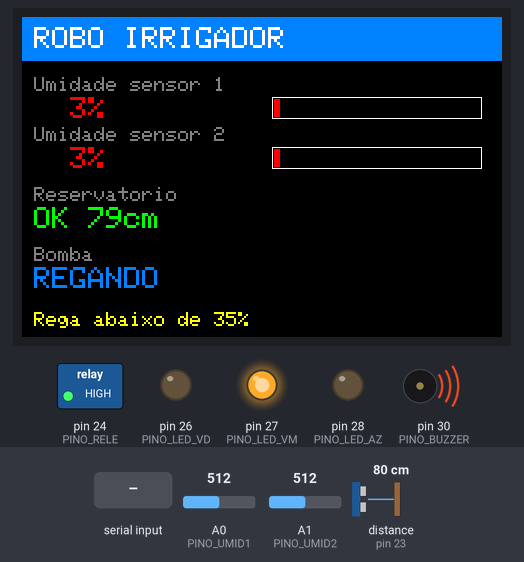
A sketch run on a simulated Arduino Mega 2560, built with avr-gcc and run on an emulated ATmega2560. On the bench: 480×320 colour display, switched loads named in the sketch (green lamp = pin HIGH), output pins drawn as LEDs (lit = HIGH), buzzer (waves = sounding, pin HIGH). Wiring (inferred from the names in the program): ultrasonic range finder: trigger pin 22; echo pin 23. The inputs (shaded band) are chosen by the test bench; at power-on: A0 (PINO_UMID1) = 512, A1 (PINO_UMID2) = 512, distance to the obstacle (sensor on pin 23) 80 cm. The echo pulse lasts 58.3 µs per cm; pins used as bus, display or sensor lines are not drawn; what the sketch prints to the serial monitor is not drawn.

Above: at 1.8 s.
1.9 s: "n" received over Serial
At 4.4 s:
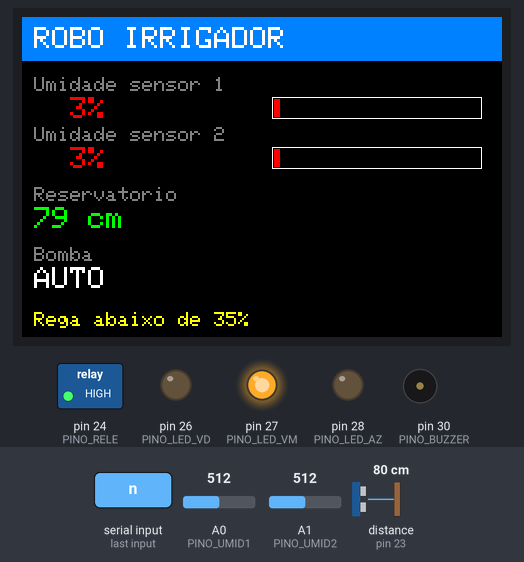
4.7 s: A0 (PINO_UMID1) set to 364
At 5.9 s:
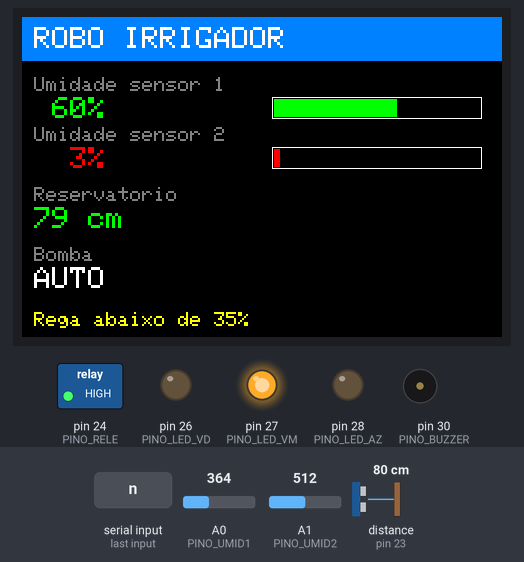
6.7 s: A0 (PINO_UMID1) set to 336
At 8.4 s:
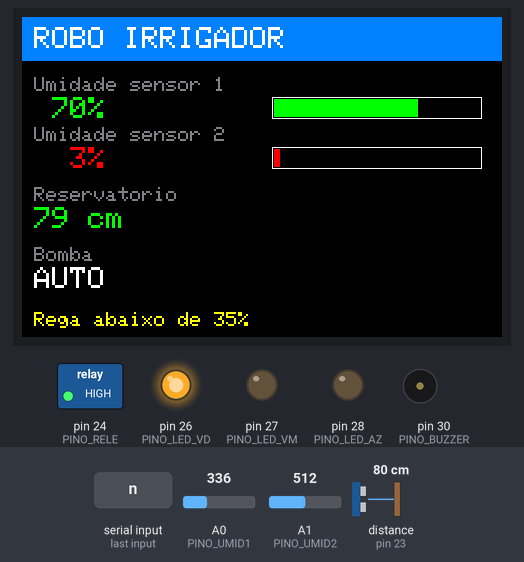
8.7 s: "a" received over Serial
At 10.9 s:
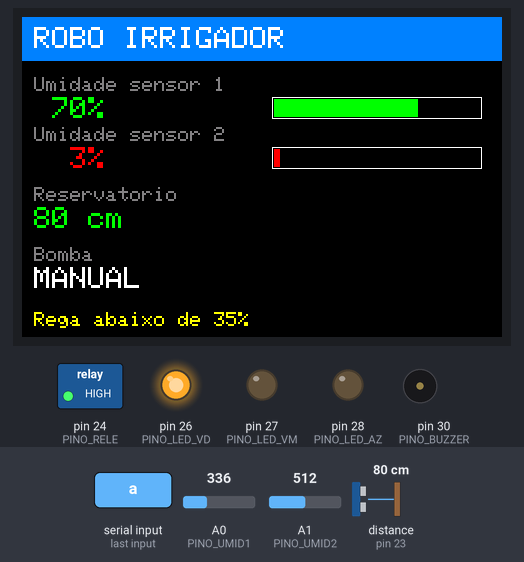
11.7 s: "n" received over Serial
At 14.2 s:
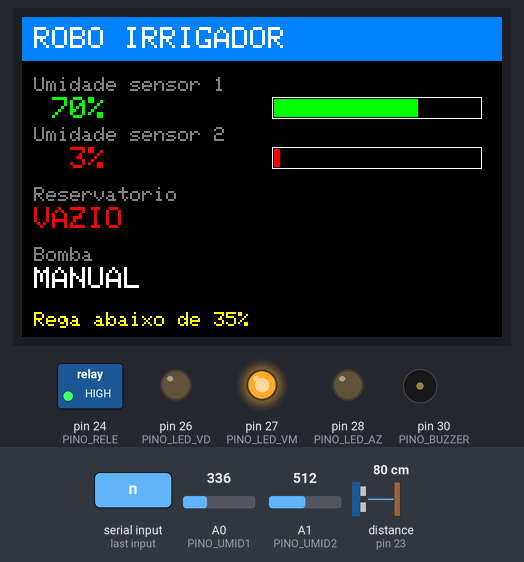
14.7 s: byte 105 ('i') received over Serial
At 16.1 s:
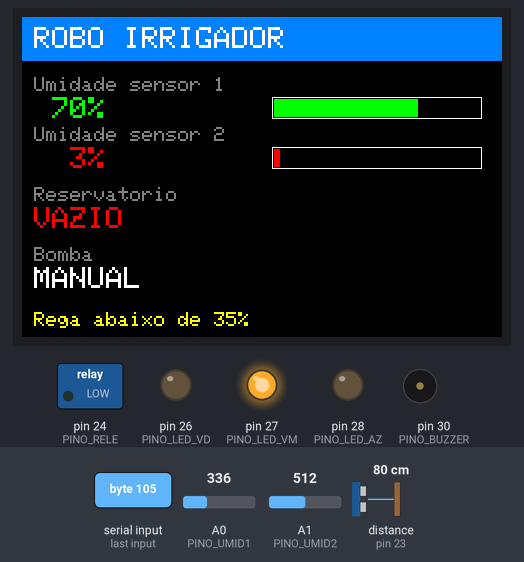
Timing chart, 0 to 33.6 s (numbered marks = the images above; inputs shaded):
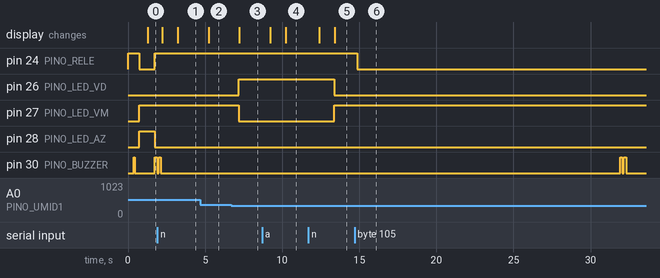

The sketch:

robo_irrigador.ino
```cpp
// Robo irrigador - FAZ Makerspace
// Arduino Mega 2560 + TFT 3.5" ILI9488 (SPI) + 2 sensores capacitivos de umidade
// + HC-SR04 (nivel do reservatorio) + modulo rele 5V + mini bomba 3-6V + LEDs + buzzer.
//
// Biblioteca: "GFX Library for Arduino" (moononournation).
// Monitor Serial a 115200 baud, fim de linha "Nova linha".
//
// IMPORTANTE: tudo que precisa ser descoberto na bancada se ajusta por comando
// e grava na EEPROM com 'g'. Nao precisa regravar o programa para calibrar.
//
// COMANDOS
//   r = leituras agora          p = mostra a configuracao
//   b = testa a bomba 3 s       a = automatico liga/desliga
//   l = testa os LEDs           z = testa o buzzer
//   1 = sensores NO AR    -> grava como SECO
//   2 = sensores NA AGUA  -> grava como MOLHADO
//   n = usar nivel (ultrassom) liga/desliga
//   v = usa a distancia atual como "reservatorio vazio"
//   i = inverte a logica do rele
//   y = buzzer ativo / passivo
//   d = tela liga/desliga       t = redesenha a tela
//   g = GRAVA a configuracao na EEPROM (mantem apos desligar)
//   x = volta aos valores de fabrica (nao grava; use 'g' depois)
//   ? = ajuda

#include <Arduino_GFX_Library.h>
#include <EEPROM.h>

// ---------------- PINOS (fixos, ver o guia de bancada) ----------------
const uint8_t PINO_UMID1   = A0;
const uint8_t PINO_UMID2   = A1;
const uint8_t PINO_TRIG    = 22;
const uint8_t PINO_ECHO    = 23;
const uint8_t PINO_RELE    = 24;
const uint8_t PINO_LED_VD  = 26;    // verde: solo ok
const uint8_t PINO_LED_VM  = 27;    // vermelho: solo seco / reservatorio vazio
const uint8_t PINO_LED_AZ  = 28;    // azul: regando
const uint8_t PINO_BUZZER  = 30;
const int8_t  TFT_CS       = 53;    // SPI do Mega: MOSI 51, SCK 52 (MISO 50 nao usado)
const int8_t  TFT_DC       = 49;
const int8_t  TFT_RST      = 48;

// ---------------- REGRAS DA REGA (fixas) ----------------
const int LIGA_ABAIXO_DE    = 35;            // % de umidade media: abaixo disso rega
const int DESLIGA_ACIMA_DE  = 60;            // % de umidade media: acima disso para
const unsigned long BOMBA_MAX_MS   = 8000;   // tempo maximo por ciclo de rega
const unsigned long ESPERA_MIN_MS  = 15000;  // pausa entre regas (agua infiltrar)

// ---------------- VALORES DE FABRICA (ponto de partida) ----------------
const int  FAB_SECO = 520, FAB_MOLHADO = 260;
const int  FAB_RESERV_VAZIO_CM = 15;
const bool FAB_RELE_ATIVO_BAIXO = true;
const bool FAB_USAR_NIVEL       = true;
const bool FAB_BUZZER_PASSIVO   = false;     // buzzer ativo (so liga o pino)
const bool FAB_BUZZER_ATIVO_BAIXO = false;   // true = modulo que apita com nivel BAIXO
const bool FAB_USAR_TELA        = true;
// Velocidade do SPI da tela. Divisor com resistor alto obriga a baixar:
// a impedancia do divisor + capacitancia dos fios arredonda o sinal.
const int32_t TELA_VEL[] = {1000000L, 2000000L, 4000000L, 8000000L};
const uint8_t TELA_VEL_N = 4;
const uint8_t FAB_TELA_VEL_IDX = 1;          // 2 MHz: seguro com divisor 1k/2k

// ------------------------------------------------------------------
struct Config {
  uint16_t magia;
  int  seco1, molhado1, seco2, molhado2;
  int  reservVazioCm;
  bool releAtivoBaixo;
  bool usarNivel;
  bool buzzerPassivo;
  bool buzzerAtivoBaixo;
  bool usarTela;
  uint8_t telaVelIdx;
};
// MAGIA muda sempre que a struct muda, para nao ler lixo de uma versao antiga
const uint16_t MAGIA = 0xFA87;      // FAZ / OS-0885
const int ENDERECO_CFG = 0;
Config cfg;

void cfgFabrica() {
  cfg.magia = MAGIA;
  cfg.seco1 = FAB_SECO;  cfg.molhado1 = FAB_MOLHADO;
  cfg.seco2 = FAB_SECO;  cfg.molhado2 = FAB_MOLHADO;
  cfg.reservVazioCm  = FAB_RESERV_VAZIO_CM;
  cfg.releAtivoBaixo = FAB_RELE_ATIVO_BAIXO;
  cfg.usarNivel      = FAB_USAR_NIVEL;
  cfg.buzzerPassivo  = FAB_BUZZER_PASSIVO;
  cfg.buzzerAtivoBaixo = FAB_BUZZER_ATIVO_BAIXO;
  cfg.usarTela       = FAB_USAR_TELA;
  cfg.telaVelIdx     = FAB_TELA_VEL_IDX;
}

Arduino_DataBus *bus = new Arduino_HWSPI(TFT_DC, TFT_CS);
Arduino_GFX *tela = new Arduino_ILI9488_18bit(bus, TFT_RST, 1 /* paisagem */, false);
bool telaOk = false;                // true so se begin() deu certo

const uint16_t PRETO = 0x0000, BRANCO = 0xFFFF, VERDE = 0x07E0, VERMELHO = 0xF800;
const uint16_t AZUL = 0x041F, AMARELO = 0xFFE0, CINZA = 0x8410;

int bruto1, bruto2, umid1, umid2, umidMedia;
int distCm = -1;
bool semEco = true;                 // -1 do HC-SR04: nao ligado ou fora de alcance
bool reservVazio = false;
bool bombaLigada = false;
bool modoAuto = true;
unsigned long bombaInicioMs = 0, ultimaRegaMs = 0, ultimaLeituraMs = 0, ultimaTelaMs = 0;
bool bipouVazio = false;
uint8_t vazioContagem = 0;
unsigned long ultimoAlertaMs = 0;

// ---------------- saidas ----------------
void rele(bool ligar) {
  digitalWrite(PINO_RELE, (ligar ^ cfg.releAtivoBaixo) ? HIGH : LOW);
  bombaLigada = ligar;
  digitalWrite(PINO_LED_AZ, ligar ? HIGH : LOW);
}

void releDesligadoCru() {           // sem mexer no estado, para o boot
  digitalWrite(PINO_RELE, cfg.releAtivoBaixo ? HIGH : LOW);
}

// Alguns modulos de buzzer apitam com nivel BAIXO. Mesmo truque do rele.
void buzzerNivel(bool apitar) {
  digitalWrite(PINO_BUZZER, (apitar ^ cfg.buzzerAtivoBaixo) ? HIGH : LOW);
}

void bip(int ms) {
  if (cfg.buzzerPassivo) { tone(PINO_BUZZER, 2500); delay(ms); noTone(PINO_BUZZER); }
  else { buzzerNivel(true); delay(ms); }
  buzzerNivel(false);
}

// ---------------- leitura ----------------
int paraPercentual(int bruto, int seco, int molhado) {
  if (seco == molhado) return 0;                  // evita divisao por zero
  long p = map(bruto, seco, molhado, 0, 100);
  return (int)constrain(p, 0, 100);
}

int lerAnalogicoMedio(uint8_t pino) {
  long soma = 0;
  for (int i = 0; i < 10; i++) { soma += analogRead(pino); delay(2); }
  return (int)(soma / 10);
}

int umPulsoCm() {
  digitalWrite(PINO_TRIG, LOW);  delayMicroseconds(3);
  digitalWrite(PINO_TRIG, HIGH); delayMicroseconds(10);
  digitalWrite(PINO_TRIG, LOW);
  unsigned long us = pulseIn(PINO_ECHO, HIGH, 25000UL);   // ~4 m
  if (us == 0) return -1;
  return (int)(us * 0.0343 / 2.0);
}

// mediana de 3 leituras validas: corta o pulso espurio que trancava a bomba
int lerDistanciaCm() {
  int v[3]; int n = 0;
  for (int i = 0; i < 3; i++) {
    int d = umPulsoCm();
    if (d > 0) v[n++] = d;
    delay(60);                      // HC-SR04 precisa de pausa entre disparos
  }
  if (n == 0) return -1;
  for (int i = 0; i < n - 1; i++)
    for (int j = i + 1; j < n; j++)
      if (v[j] < v[i]) { int t = v[i]; v[i] = v[j]; v[j] = t; }
  return v[n / 2];
}

void lerSensores() {
  bruto1 = lerAnalogicoMedio(PINO_UMID1);
  bruto2 = lerAnalogicoMedio(PINO_UMID2);
  umid1 = paraPercentual(bruto1, cfg.seco1, cfg.molhado1);
  umid2 = paraPercentual(bruto2, cfg.seco2, cfg.molhado2);
  umidMedia = (umid1 + umid2) / 2;
  distCm = cfg.usarNivel ? lerDistanciaCm() : umPulsoCm();
  semEco = (distCm < 0);
  // Com o ECHO solto a leitura oscila. Exige 3 leituras seguidas para mudar de
  // estado, senao o alerta de reservatorio fica piscando e bipando sem parar.
  bool vazioAgora = cfg.usarNivel && (semEco || distCm > cfg.reservVazioCm);
  if (vazioAgora == reservVazio) vazioContagem = 0;
  else if (++vazioContagem >= 3) { reservVazio = vazioAgora; vazioContagem = 0; }
}

// ---------------- controle ----------------
void controlarRega() {
  unsigned long agora = millis();
  if (bombaLigada) {
    bool tempoEsgotado = agora - bombaInicioMs >= BOMBA_MAX_MS;
    if (umidMedia >= DESLIGA_ACIMA_DE || tempoEsgotado || reservVazio || !modoAuto) {
      rele(false);
      ultimaRegaMs = agora;
    }
    return;
  }
  if (!modoAuto || reservVazio) return;
  bool podeRegar = ultimaRegaMs == 0 || agora - ultimaRegaMs >= ESPERA_MIN_MS;
  if (umidMedia < LIGA_ABAIXO_DE && podeRegar) {
    rele(true);
    bombaInicioMs = agora;
  }
}

void atualizarLeds() {
  bool alerta = reservVazio || umidMedia < LIGA_ABAIXO_DE;
  digitalWrite(PINO_LED_VM, alerta ? HIGH : LOW);
  digitalWrite(PINO_LED_VD, alerta ? LOW : HIGH);
  // Alerta de reservatorio vazio: 2 bipes ao entrar no estado, e no maximo uma
  // vez a cada 30 s. Numa feira, buzzer repetindo sem parar e insuportavel.
  unsigned long agora = millis();
  bool podeAlertar = (ultimoAlertaMs == 0) || (agora - ultimoAlertaMs >= 30000UL);
  if (reservVazio && !bipouVazio && podeAlertar) {
    bip(150); delay(100); bip(150);
    bipouVazio = true;
    ultimoAlertaMs = agora;
  }
  if (!reservVazio) bipouVazio = false;
}

// ---------------- serial ----------------
void imprimirSerial() {
  Serial.print(F("U1=")); Serial.print(umid1); Serial.print(F("% (")); Serial.print(bruto1);
  Serial.print(F(")  U2=")); Serial.print(umid2); Serial.print(F("% (")); Serial.print(bruto2);
  Serial.print(F(")  media=")); Serial.print(umidMedia);
  Serial.print(F("%  dist="));
  if (semEco) Serial.print(F("SEM ECO")); else { Serial.print(distCm); Serial.print(F("cm")); }
  Serial.print(F("  reserv="));
  if (!cfg.usarNivel)   Serial.print(F("(nao usa)"));
  else if (reservVazio) Serial.print(semEco ? F("VAZIO? sem eco") : F("VAZIO"));
  else                  Serial.print(F("ok"));
  Serial.print(F("  bomba=")); Serial.print(bombaLigada ? F("LIGADA") : F("desl"));
  Serial.print(F("  auto=")); Serial.println(modoAuto ? F("sim") : F("nao"));
}

void mostrarConfig() {
  Serial.println(F("--- configuracao ---"));
  Serial.print(F("S1 seco/molhado: ")); Serial.print(cfg.seco1); Serial.print('/'); Serial.println(cfg.molhado1);
  Serial.print(F("S2 seco/molhado: ")); Serial.print(cfg.seco2); Serial.print('/'); Serial.println(cfg.molhado2);
  Serial.print(F("usar nivel: ")); Serial.println(cfg.usarNivel ? F("sim") : F("nao"));
  Serial.print(F("reservatorio vazio acima de: ")); Serial.print(cfg.reservVazioCm); Serial.println(F(" cm"));
  Serial.print(F("rele ativo em: ")); Serial.println(cfg.releAtivoBaixo ? F("BAIXO") : F("ALTO"));
  Serial.print(F("buzzer: ")); Serial.print(cfg.buzzerPassivo ? F("passivo (tone)") : F("ativo"));
  Serial.print(F(", apita em ")); Serial.println(cfg.buzzerAtivoBaixo ? F("BAIXO") : F("ALTO"));
  Serial.print(F("SPI da tela: "));
  Serial.print(TELA_VEL[cfg.telaVelIdx < TELA_VEL_N ? cfg.telaVelIdx : FAB_TELA_VEL_IDX] / 1000000L);
  Serial.println(F(" MHz"));
  Serial.print(F("tela: ")); Serial.print(cfg.usarTela ? F("ligada") : F("desligada"));
  // ATENCAO: o ILI9488 nao responde pelo SPI, entao begin() da certo mesmo sem a tela
  // ligada. "begin ok" significa so que o barramento subiu - confirme olhando a tela.
  Serial.println(telaOk ? F(" (begin ok - olhe a tela p/ confirmar)") : F(" (begin falhou)"));
  Serial.print(F("rega: abaixo de ")); Serial.print(LIGA_ABAIXO_DE);
  Serial.print(F("% ate ")); Serial.print(DESLIGA_ACIMA_DE); Serial.println(F("%"));
  Serial.println(F("--------------------"));
}

void ajuda() {
  Serial.println(F("r=leituras p=config b=bomba3s a=auto l=LEDs z=buzzer"));
  Serial.println(F("1=sensores no AR (seco)  2=sensores na AGUA (molhado)"));
  Serial.println(F("n=usar nivel  v=vazio=dist atual  i=inverte rele"));
  Serial.println(F("y=buzzer ativo/passivo  u=buzzer apita em ALTO/BAIXO"));
  Serial.println(F("d=tela on/off  t=redesenha  f=velocidade do SPI da tela"));
  Serial.println(F("g=GRAVA na EEPROM  x=fabrica  ?=ajuda"));
}

// ---------------- tela ----------------
void telaFixa() {
  if (!telaOk) return;
  tela->fillScreen(PRETO);
  tela->fillRect(0, 0, 480, 44, AZUL);
  tela->setTextColor(BRANCO, AZUL);
  tela->setTextSize(3);
  tela->setCursor(12, 10);
  tela->print(F("ROBO IRRIGADOR"));
  tela->setTextSize(2);
  tela->setTextColor(CINZA, PRETO);
  tela->setCursor(12, 60);  tela->print(F("Umidade sensor 1"));
  tela->setCursor(12, 110); tela->print(F("Umidade sensor 2"));
  tela->setCursor(12, 170); tela->print(F("Reservatorio"));
  tela->setCursor(12, 230); tela->print(F("Bomba"));
}

void barra(int y, int pct, uint16_t cor) {
  const int x = 250, w = 210, h = 22;
  tela->drawRect(x, y, w, h, BRANCO);
  int cheio = (w - 4) * pct / 100;
  tela->fillRect(x + 2, y + 2, cheio, h - 4, cor);
  tela->fillRect(x + 2 + cheio, y + 2, (w - 4) - cheio, h - 4, PRETO);
}

void campo(int x, int y, uint16_t cor, const char *txt) {
  char buf[16];
  snprintf(buf, sizeof(buf), "%-12s", txt);         // apaga texto anterior
  tela->setTextSize(3);
  tela->setTextColor(cor, PRETO);
  tela->setCursor(x, y);
  tela->print(buf);
}

void telaDados() {
  if (!telaOk) return;
  char t[16];
  uint16_t c1 = umid1 < LIGA_ABAIXO_DE ? VERMELHO : VERDE;
  uint16_t c2 = umid2 < LIGA_ABAIXO_DE ? VERMELHO : VERDE;
  snprintf(t, sizeof(t), "%3d%%", umid1); campo(12, 80, c1, t);  barra(80, umid1, c1);
  snprintf(t, sizeof(t), "%3d%%", umid2); campo(12, 130, c2, t); barra(130, umid2, c2);
  if (!cfg.usarNivel)   { if (semEco) snprintf(t, sizeof(t), "--"); else snprintf(t, sizeof(t), "%d cm", distCm); }
  else if (reservVazio)   snprintf(t, sizeof(t), "VAZIO");
  else                    snprintf(t, sizeof(t), "OK %dcm", distCm);
  campo(12, 190, reservVazio ? VERMELHO : VERDE, t);
  campo(12, 250, bombaLigada ? AZUL : BRANCO, bombaLigada ? "REGANDO" : (modoAuto ? "AUTO" : "MANUAL"));
  tela->setTextSize(2);
  tela->setTextColor(AMARELO, PRETO);
  tela->setCursor(12, 295);
  tela->print(F("Rega abaixo de ")); tela->print(LIGA_ABAIXO_DE); tela->print(F("%  "));
}

void iniciarTela() {
  telaOk = false;
  if (!cfg.usarTela) { Serial.println(F("tela desligada na config")); return; }
  if (cfg.telaVelIdx >= TELA_VEL_N) cfg.telaVelIdx = FAB_TELA_VEL_IDX;
  int32_t vel = TELA_VEL[cfg.telaVelIdx];
  Serial.print(F("tela: SPI a ")); Serial.print(vel / 1000000L); Serial.println(F(" MHz"));
  if (!tela->begin(vel)) {
    Serial.println(F("ERRO: tela nao iniciou (ver nivel 3,3V / ligacao). Segue sem tela."));
    return;
  }
  telaOk = true;
  telaFixa();
}

// ---------------- comandos ----------------
void comandos() {
  if (!Serial.available()) return;
  char c = Serial.read();
  switch (c) {
    case 'r': lerSensores(); imprimirSerial(); break;
    case 'p': mostrarConfig(); break;

    case 'b':
      Serial.println(F("Teste da bomba: 3 s"));
      rele(true); delay(3000); rele(false); ultimaRegaMs = millis(); break;

    case 'a': modoAuto = !modoAuto; if (!modoAuto) rele(false);
      Serial.print(F("Modo automatico: ")); Serial.println(modoAuto ? F("LIGADO") : F("DESLIGADO")); break;

    case 'l': {
      const uint8_t leds[] = {PINO_LED_VD, PINO_LED_VM, PINO_LED_AZ};
      for (uint8_t p : leds) { digitalWrite(p, HIGH); delay(400); digitalWrite(p, LOW); }
      break;
    }
    case 'z': bip(300); break;

    case '1':
      bruto1 = lerAnalogicoMedio(PINO_UMID1); bruto2 = lerAnalogicoMedio(PINO_UMID2);
      cfg.seco1 = bruto1; cfg.seco2 = bruto2;
      Serial.print(F("SECO gravado: S1=")); Serial.print(cfg.seco1);
      Serial.print(F(" S2=")); Serial.println(cfg.seco2);
      Serial.println(F("(use 'g' para manter apos desligar)")); break;

    case '2':
      bruto1 = lerAnalogicoMedio(PINO_UMID1); bruto2 = lerAnalogicoMedio(PINO_UMID2);
      cfg.molhado1 = bruto1; cfg.molhado2 = bruto2;
      Serial.print(F("MOLHADO gravado: S1=")); Serial.print(cfg.molhado1);
      Serial.print(F(" S2=")); Serial.println(cfg.molhado2);
      if (cfg.seco1 <= cfg.molhado1 || cfg.seco2 <= cfg.molhado2)
        Serial.println(F("AVISO: seco deve ser MAIOR que molhado. Refazer 1 e 2."));
      Serial.println(F("(use 'g' para manter apos desligar)")); break;

    case 'n': cfg.usarNivel = !cfg.usarNivel;
      Serial.print(F("Usar nivel do reservatorio: ")); Serial.println(cfg.usarNivel ? F("SIM") : F("NAO")); break;

    case 'v': {
      int d = lerDistanciaCm();
      if (d < 0) { Serial.println(F("sem eco: nao deu para medir")); break; }
      cfg.reservVazioCm = d;
      Serial.print(F("Reservatorio VAZIO acima de ")); Serial.print(d); Serial.println(F(" cm"));
      Serial.println(F("(use 'g' para manter apos desligar)")); break;
    }

    case 'i': cfg.releAtivoBaixo = !cfg.releAtivoBaixo; rele(false);
      Serial.print(F("Rele ativo em: ")); Serial.println(cfg.releAtivoBaixo ? F("BAIXO") : F("ALTO")); break;

    case 'y': cfg.buzzerPassivo = !cfg.buzzerPassivo; buzzerNivel(false);
      Serial.print(F("Buzzer: ")); Serial.println(cfg.buzzerPassivo ? F("PASSIVO (tone)") : F("ATIVO"));
      bip(200); break;

    case 'u': cfg.buzzerAtivoBaixo = !cfg.buzzerAtivoBaixo; buzzerNivel(false);
      Serial.print(F("Buzzer apita em: ")); Serial.println(cfg.buzzerAtivoBaixo ? F("BAIXO") : F("ALTO"));
      Serial.println(F("(se calou agora, era isso. use 'g' para gravar)"));
      break;

    case 'd': cfg.usarTela = !cfg.usarTela;
      Serial.print(F("Tela: ")); Serial.println(cfg.usarTela ? F("LIGADA") : F("DESLIGADA"));
      if (cfg.usarTela) iniciarTela(); else telaOk = false; break;

    case 't': iniciarTela(); telaDados(); break;

    case 'f': cfg.telaVelIdx = (cfg.telaVelIdx + 1) % TELA_VEL_N;
      Serial.print(F("SPI da tela -> ")); Serial.print(TELA_VEL[cfg.telaVelIdx] / 1000000L);
      Serial.println(F(" MHz"));
      Serial.println(F("(divisor com resistor alto pede 1 ou 2 MHz)"));
      iniciarTela(); telaDados(); break;

    case 'g': EEPROM.put(ENDERECO_CFG, cfg);
      Serial.println(F("Configuracao GRAVADA na EEPROM.")); bip(80); break;

    case 'x': cfgFabrica(); rele(false);
      Serial.println(F("Valores de fabrica carregados (use 'g' para gravar).")); break;

    case '?': ajuda(); break;
  }
}

// ---------------- setup / loop ----------------
void setup() {
  EEPROM.get(ENDERECO_CFG, cfg);
  bool daEeprom = (cfg.magia == MAGIA);
  if (!daEeprom) cfgFabrica();

  // rele desligado ANTES de virar saida, para a bomba nao dar um pulso no boot
  releDesligadoCru();
  pinMode(PINO_RELE, OUTPUT);
  pinMode(PINO_TRIG, OUTPUT);
  pinMode(PINO_ECHO, INPUT);
  pinMode(PINO_LED_VD, OUTPUT);
  pinMode(PINO_LED_VM, OUTPUT);
  pinMode(PINO_LED_AZ, OUTPUT);
  // buzzer em repouso ANTES de virar saida, para nao apitar no boot
  digitalWrite(PINO_BUZZER, cfg.buzzerAtivoBaixo ? HIGH : LOW);
  pinMode(PINO_BUZZER, OUTPUT);
  buzzerNivel(false);
  rele(false);

  Serial.begin(115200);
  Serial.println(F("Robo irrigador - FAZ Makerspace - OS-2026-0885"));
  Serial.println(daEeprom ? F("configuracao: da EEPROM") : F("configuracao: de fabrica"));

  iniciarTela();        // ANTES do mostrarConfig(), senao o boot sempre diz "nao iniciou"
  mostrarConfig();
  ajuda();
  bip(80);
}

void loop() {
  comandos();
  unsigned long agora = millis();
  if (agora - ultimaLeituraMs >= 500) {
    ultimaLeituraMs = agora;
    lerSensores();
    controlarRega();
    atualizarLeds();
  }
  if (agora - ultimaTelaMs >= 1000) {
    ultimaTelaMs = agora;
    imprimirSerial();
    telaDados();
  }
}
```

Measured:
- the behaviour switches between 346 and 345 on A0 (PINO_UMID1) (found by bisection; images 2 and 3)
- after the input at 1.9 s, the display: first changes after 0.32 s (image 1 shows a later state)
- after the input at 4.7 s, the display: changes after 0.53 s (image 2)
- after the input at 6.7 s, pin 26 (PINO_LED_VD): LOW → HIGH after 0.49 s; pin 27 (PINO_LED_VM): HIGH → LOW after 0.49 s; the display: changes after 0.53 s (image 3)
- after the input at 8.7 s, the display: first changes after 0.53 s (image 4 shows a later state)
- after the input at 11.7 s, pin 26 (PINO_LED_VD): HIGH → LOW after 1.7 s; pin 27 (PINO_LED_VM): LOW → HIGH after 1.7 s; the display: first changes after 0.72 s (image 5 shows a later state)
- after the input at 14.7 s, pin 24 (PINO_RELE): HIGH → LOW after 0.18 s
